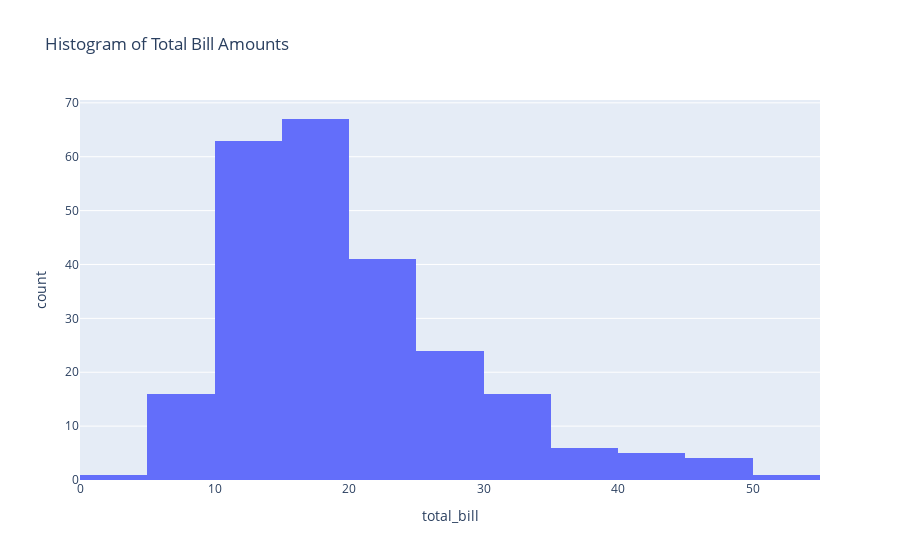

The cell this chart's notebook holds for it:
### Code cell
fig = px.histogram(data, x='total_bill', nbins=20, title='Histogram of Total Bill Amounts')
fig.show()

### Figure 1 — Plotly figure (JSON) as saved in the notebook; plotly's stock layout.template omitted (floating-point values rounded to 4 significant figures; data arrays with more than 128 entries replaced by an {"elided": "..."} marker saying what was removed)
{"data": [{"alignmentgroup": "True", "bingroup": "x", "hovertemplate": "total_bill=%{x}<br>count=%{y}<extra></extra>", "legendgroup": "", "marker": {"color": "#636efa", "pattern": {"shape": ""}}, "name": "", "nbinsx": 20, "offsetgroup": "", "orientation": "v", "showlegend": false, "type": "histogram", "x": {"elided": "244 float values"}, "xaxis": "x", "yaxis": "y"}], "layout": {"barmode": "relative", "legend": {"tracegroupgap": 0}, "title": {"text": "Histogram of Total Bill Amounts"}, "xaxis": {"anchor": "y", "domain": [0, 1], "title": {"text": "total_bill"}}, "yaxis": {"anchor": "x", "domain": [0, 1], "title": {"text": "count"}}}}
